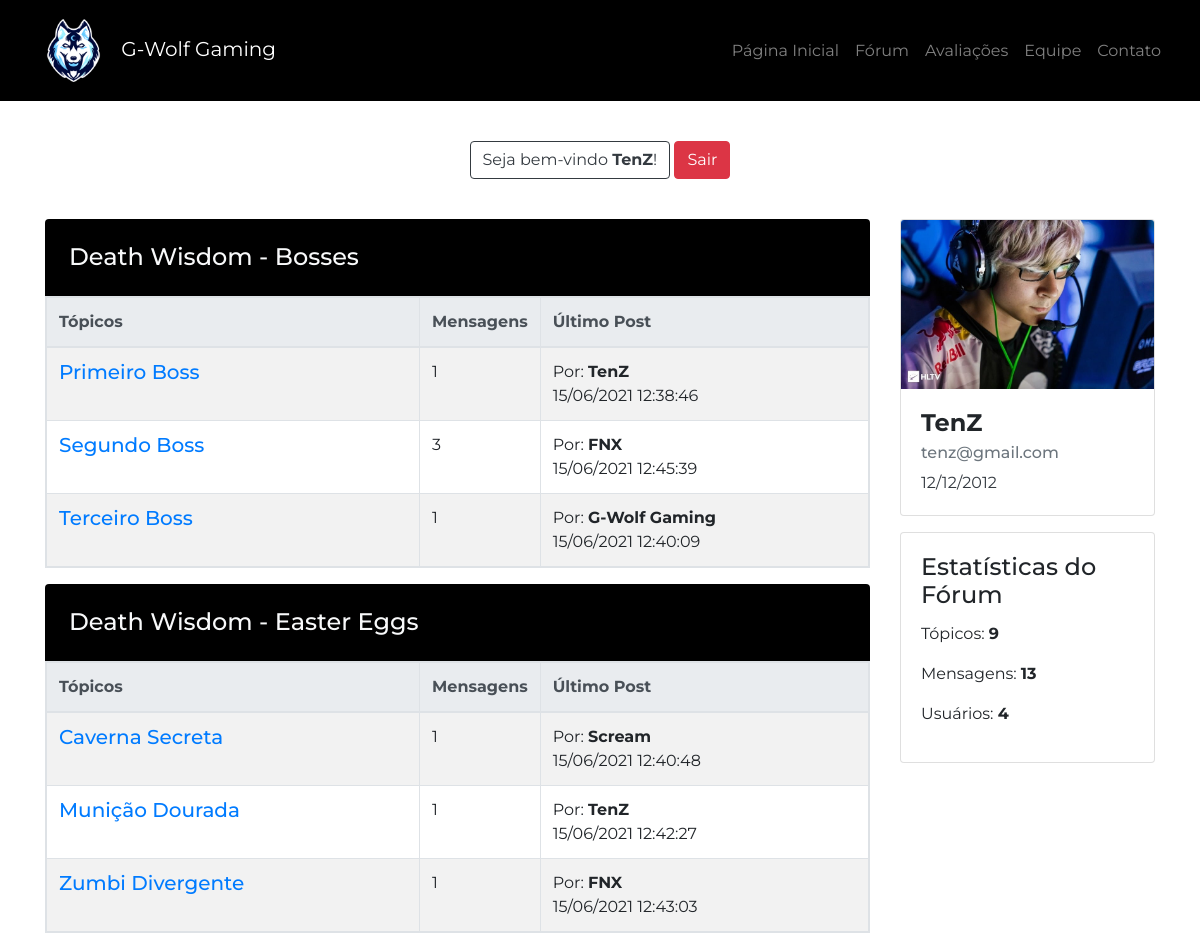
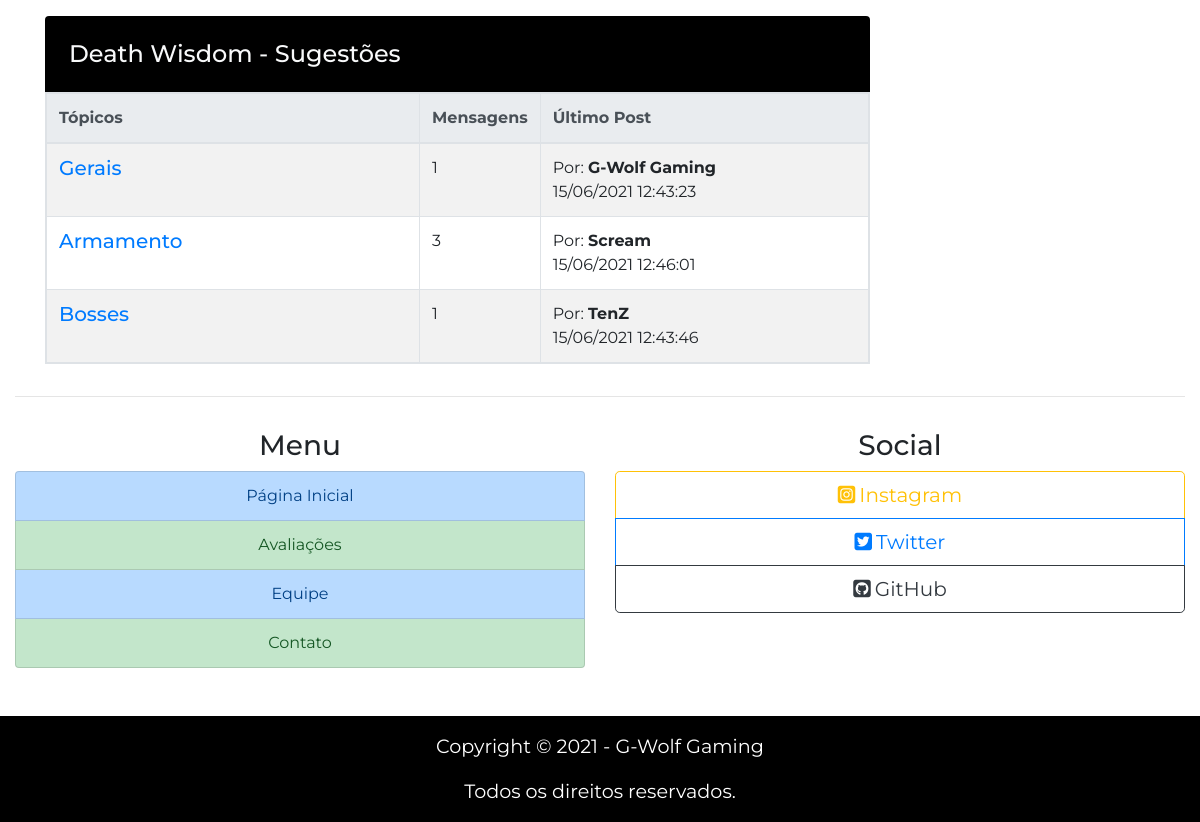
The page /forum.php (signed in) on the database as committed earlier (2 pictures, top to bottom).
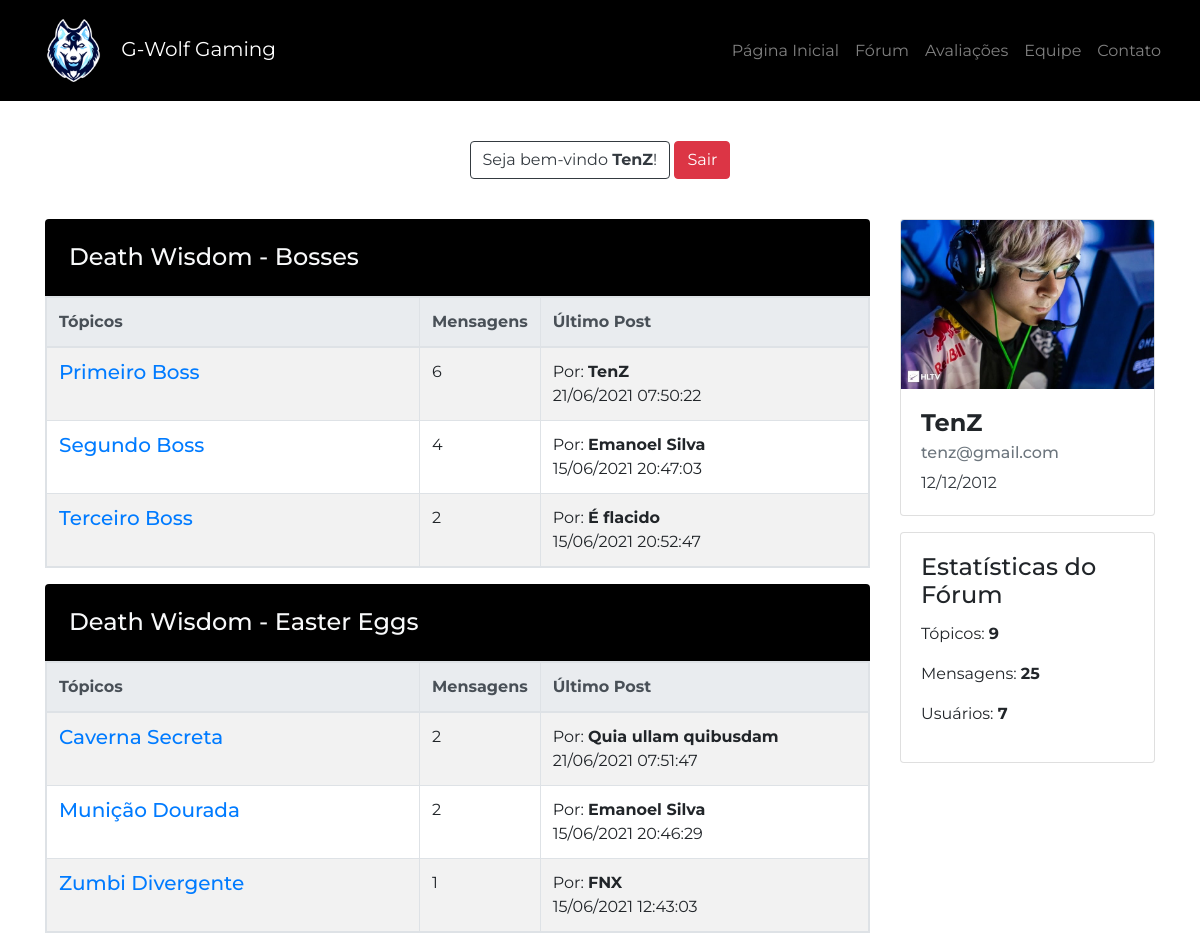
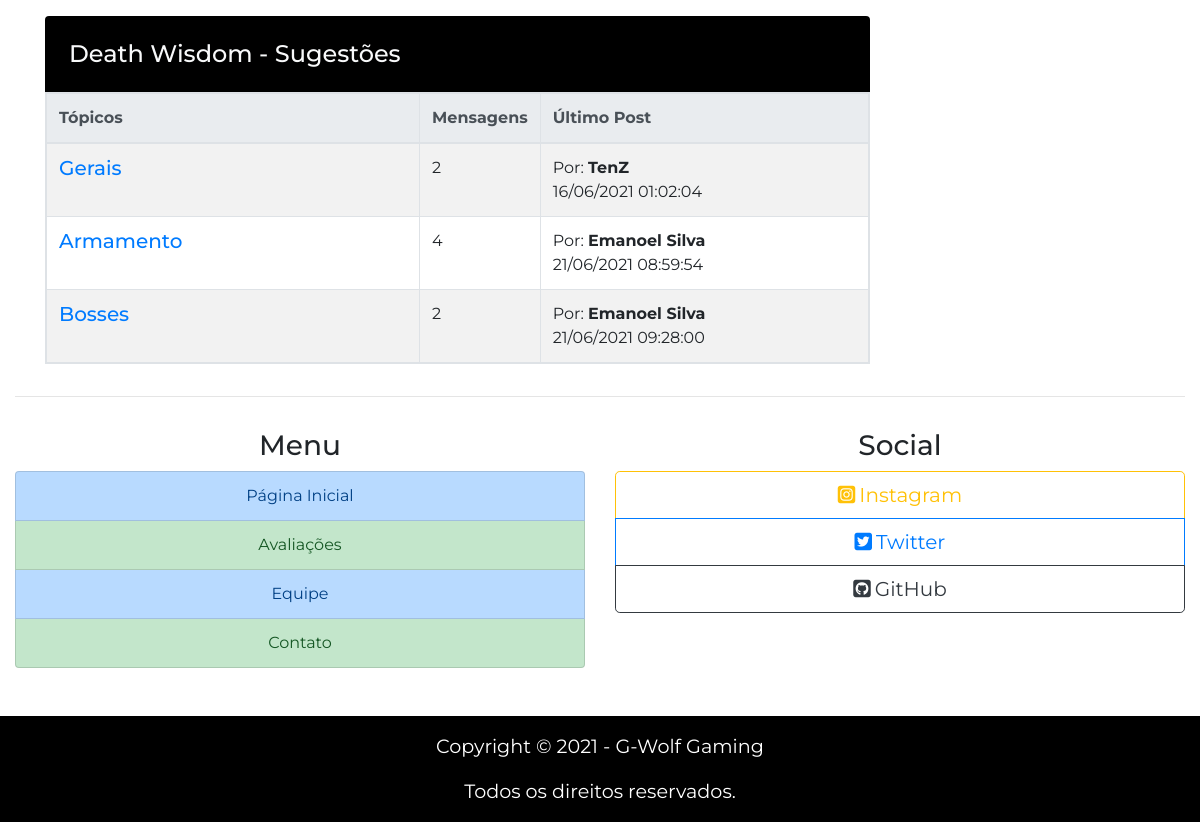
The same page on the database as committed later (2 pictures, top to bottom).
### tables this page shows
CREATE TABLE IF NOT EXISTS `mensagens_topico` (
  `id_msg` int(11) NOT NULL AUTO_INCREMENT,
  `conteudo_msg` varchar(3000) NOT NULL,
  `autor_msg` varchar(255) NOT NULL,
  `img_autor_msg` varchar(40) NOT NULL,
  `data_msg` datetime NOT NULL,
  `topico_msg` varchar(255) NOT NULL,
  PRIMARY KEY (`id_msg`)
);

### php/contagem.php (called while the page is built, shortened)
<?php
include_once("./php/conexao.php");
$sql_usuarios = "SELECT * FROM usuarios";
$resultado_usuarios = mysqli_query($connect, $sql_usuarios);
$total_usuarios = mysqli_num_rows($resultado_usuarios);
$sql_total_msg = "SELECT * FROM mensagens_topico";
$resultado_total_msg = mysqli_query($connect, $sql_total_msg);
$total_msg_forum = mysqli_num_rows($resultado_total_msg);
$sql_last_pb = "SELECT * FROM mensagens_topico WHERE topico_msg = 'Primeiro Boss' ORDER BY id_msg DESC LIMIT 0, 1";
$resultado_last_pb = mysqli_query($connect, $sql_last_pb);
$last_pb = mysqli_fetch_assoc($resultado_last_pb);
$sql_last_sb = "SELECT * FROM mensagens_topico WHERE topico_msg = 'Segundo Boss' ORDER BY id_msg DESC LIMIT 0, 1";
$resultado_last_sb = mysqli_query($connect, $sql_last_sb);
$last_sb = mysqli_fetch_assoc($resultado_last_sb);
$sql_last_tb = "SELECT * FROM mensagens_topico WHERE topico_msg = 'Terceiro Boss' ORDER BY id_msg DESC LIMIT 0, 1";
$resultado_last_tb = mysqli_query($connect, $sql_last_tb);
$last_tb = mysqli_fetch_assoc($resultado_last_tb);
$sql_last_cs = "SELECT * FROM mensagens_topico WHERE topico_msg = 'Caverna Secreta' ORDER BY id_msg DESC LIMIT 0, 1";
$resultado_last_cs = mysqli_query($connect, $sql_last_cs);
$last_cs = mysqli_fetch_assoc($resultado_last_cs);
$sql_last_md = "SELECT * FROM mensagens_topico WHERE topico_msg = 'Munição Dourada' ORDER BY id_msg DESC LIMIT 0, 1";
$resultado_last_md = mysqli_query($connect, $sql_last_md);
$last_md = mysqli_fetch_assoc($resultado_last_md);
$sql_last_g = "SELECT * FROM mensagens_topico WHERE topico_msg = 'Gerais' ORDER BY id_msg DESC LIMIT 0, 1";
$resultado_last_g = mysqli_query($connect, $sql_last_g);
$last_g = mysqli_fetch_assoc($resultado_last_g);
$sql_last_a = "SELECT * FROM mensagens_topico WHERE topico_msg = 'Armamento' ORDER BY id_msg DESC LIMIT 0, 1";
$resultado_last_a = mysqli_query($connect, $sql_last_a);
$last_a = mysqli_fetch_assoc($resultado_last_a);
$sql_last_b = "SELECT * FROM mensagens_topico WHERE topico_msg = 'Bosses' ORDER BY id_msg DESC LIMIT 0, 1";
$resultado_last_b = mysqli_query($connect, $sql_last_b);
$last_b = mysqli_fetch_assoc($resultado_last_b);

### forum.php (the view, shortened to what the changed rows need)
<?php
include_once("./php/contagem.php");
?>
<!DOCTYPE html>
<html lang="pt-br">
<head>
    <link rel="stylesheet" href="https://stackpath.bootstrapcdn.com/bootstrap/4.5.0/css/bootstrap.min.css">
    <link rel="stylesheet" href="./css/global.css">
    <link rel="stylesheet" href="./css/homeforum.css">
</head>
<body>
    <main>
        <div class="container mt-2">
            <div class="row">
                <div class="col-12 col-lg-9 col-xl-9">
                    <h2 class="h4 categoria mb-0 p-4 rounded-top text-light">Death Wisdom - Bosses</h2>
                    <table class="table table-striped table-bordered table-responsive">
                        <thead class="thead-light">
                            <tr>
                                <th class="topics-col" scope="col">Tópicos</th>
                                <th scope="col">Mensagens</th>
                                <th class="lastpost-col" scope="col">Último Post</th>
                            </tr>
                        </thead>
                        <tbody>
                            <tr>
                                <td>
                                    <div>
                                    <?php
                                        $sql_firstb = "SELECT * FROM mensagens_topico WHERE topico_msg = 'Primeiro Boss'";
                                        $resultado_firstb = mysqli_query($connect, $sql_firstb);
                                        $total_msg_firstb = mysqli_num_rows($resultado_firstb);
                                        echo $total_msg_firstb;
                                    ?>
                                    </div>
                                </td>
                                <td>
                                    <div>
                                        Por: <b><?php echo $last_pb['autor_msg']; ?></b>
                                    </div>
                                    <div>
                                        <?php $data_pb = $last_pb['data_msg']; echo date('d/m/Y H:i:s', strtotime($data_pb)); ?>
                                    </div>
                                </td>
                            </tr>
                            <tr>
                                <td>
                                    <div>
                                    <?php
                                        $sql_secondb = "SELECT * FROM mensagens_topico WHERE topico_msg = 'Segundo Boss'";
                                        $resultado_secondb = mysqli_query($connect, $sql_secondb);
                                        $total_msg_secondb = mysqli_num_rows($resultado_secondb);
                                        echo $total_msg_secondb;
                                    ?>
                                    </div>
                                </td>
                                <td>
                                    <div>
                                        Por: <b><?php echo $last_sb['autor_msg'];?></b>
                                    </div>
                                    <div>
                                        <?php $data_sb = $last_sb['data_msg']; echo date('d/m/Y H:i:s', strtotime($data_sb)); ?>
                                    </div>
                                </td>
                            </tr>
                            <tr>
                                <td>
                                    <div>
                                    <?php
                                        $sql_thirdb = "SELECT * FROM mensagens_topico WHERE topico_msg = 'Terceiro Boss'";
                                        $resultado_thirdb = mysqli_query($connect, $sql_thirdb);
                                        $total_msg_thirdb = mysqli_num_rows($resultado_thirdb);
                                        echo $total_msg_thirdb;
                                    ?>
                                    </div>
                                </td>
                                <td>
                                    <div>
                                        Por: <b><?php echo $last_tb['autor_msg'];?></b>
                                    </div>
                                    <div>
                                        <?php $data_tb = $last_tb['data_msg']; echo date('d/m/Y H:i:s', strtotime($data_tb)); ?>
                                    </div>
                                </td>
                            </tr>
                        </tbody>
                    </table>
                    <h2 class="h4 categoria mb-0 p-4 rounded-top text-light">Death Wisdom - Easter Eggs</h2>
                    <table class="table table-striped table-bordered table-responsive">
                        <thead class="thead-light">
                            <tr>
                                <th class="topics-col" scope="col">Tópicos</th>
                                <th scope="col">Mensagens</th>
                                <th class="lastpost-col" scope="col">Último Post</th>
                            </tr>
                        </thead>
                        <tbody>
                            <tr>
                                <td>
                                    <div>
                                    <?php
                                        $sql_caverna = "SELECT * FROM mensagens_topico WHERE topico_msg = 'Caverna Secreta'";
                                        $resultado_caverna = mysqli_query($connect, $sql_caverna);
                                        $total_msg_caverna = mysqli_num_rows($resultado_caverna);
                                        echo $total_msg_caverna;
                                    ?>
                                    </div>
                                </td>
                                <td>
                                    <div>
                                        Por: <b><?php echo $last_cs['autor_msg'];?></b>
                                    </div>
                                    <div>
                                        <?php $data_cs = $last_cs['data_msg']; echo date('d/m/Y H:i:s', strtotime($data_cs)); ?>
                                    </div>
                                </td>
                            </tr>
                            <tr>
                                <td>
                                    <div>
                                    <?php
                                        $sql_municao = "SELECT * FROM mensagens_topico WHERE topico_msg = 'Munição Dourada'";
                                        $resultado_municao = mysqli_query($connect, $sql_municao);
                                        $total_msg_municao = mysqli_num_rows($resultado_municao);
                                        echo $total_msg_municao;
                                    ?>
                                    </div>
                                </td>
                                <td>
                                    <div>
                                        Por: <b><?php echo $last_md['autor_msg'];?></b>
                                    </div>
                                    <div>
                                        <?php $data_md = $last_md['data_msg']; echo date('d/m/Y H:i:s', strtotime($data_md)); ?>
                                    </div>
                                </td>
                            </tr>
                        </tbody>
                    </table>
                    <h2 class="h4 categoria mb-0 p-4 rounded-top text-light">Death Wisdom - Sugestões</h2>
                    <table class="table table-striped table-bordered table-responsive">
                        <thead class="thead-light">
                            <tr>
                                <th class="topics-col" scope="col">Tópicos</th>
                                <th scope="col">Mensagens</th>
                                <th class="lastpost-col" scope="col">Último Post</th>
                            </tr>
                        </thead>
                        <tbody>
                            <tr>
                                <td>
                                    <div>
                                    <?php
                                        $sql_gerais = "SELECT * FROM mensagens_topico WHERE topico_msg = 'Gerais'";
                                        $resultado_gerais = mysqli_query($connect, $sql_gerais);
                                        $total_msg_gerais = mysqli_num_rows($resultado_gerais);
                                        echo $total_msg_gerais;
                                    ?>
                                    </div>
                                </td>
                                <td>
                                    <div>
                                        Por: <b><?php echo $last_g['autor_msg'];?></b>
                                    </div>
                                    <div>
                                        <?php $data_g = $last_g['data_msg']; echo date('d/m/Y H:i:s', strtotime($data_g)); ?>
                                    </div>
                                </td>
                            </tr>
                            <tr>
                                <td>
                                    <div>
                                    <?php
                                        $sql_armamento = "SELECT * FROM mensagens_topico WHERE topico_msg = 'Armamento'";
                                        $resultado_armamento = mysqli_query($connect, $sql_armamento);
                                        $total_msg_armamento = mysqli_num_rows($resultado_armamento);
                                        echo $total_msg_armamento;
                                    ?>
                                    </div>
                                </td>
                                <td>
                                    <div>
                                        Por: <b><?php echo $last_a['autor_msg'];?></b>
                                    </div>
                                    <div>
                                        <?php $data_a = $last_a['data_msg']; echo date('d/m/Y H:i:s', strtotime($data_a)); ?>
                                    </div>
                                </td>
                            </tr>
                            <tr>
                                <td>
                                    <div>
                                    <?php
                                        $sql_bosses = "SELECT * FROM mensagens_topico WHERE topico_msg = 'Bosses'";
                                        $resultado_bosses = mysqli_query($connect, $sql_bosses);
                                        $total_msg_bosses = mysqli_num_rows($resultado_bosses);
                                        echo $total_msg_bosses;
                                    ?>
                                    </div>
                                </td>
                                <td>
                                    <div>
                                        Por: <b><?php echo $last_b['autor_msg'];?></b>
                                    </div>
                                    <div>
                                        <?php $data_b = $last_b['data_msg']; echo date('d/m/Y H:i:s', strtotime($data_b)); ?>
                                    </div>
                                </td>
                            </tr>
                        </tbody>
                    </table>
                </div>
                <div class="col-12 col-lg-3 col-xl-3">
                    <aside>
                        <div class="row">
                            <div class="col-12 col-sm-6 col-lg-12 col-xl-12">
                                <div class="card mb-3 mb-sm-3 mb-xl-3">
                                    <div class="card-body">
                                        <h2 class="h4 card-title">Estatísticas do Fórum</h1>
                                        <p>Tópicos: <b>9</b></p>
                                        <p>Mensagens: <b><?php echo $total_msg_forum; ?></b></p>
                                        <p>Usuários: <b><?php echo $total_usuarios; ?></b></p>
                                    </div>
                                </div>
                            </div>
                        </div>
                    </aside>
                </div>
            </div>
        </div>
    </main>
</body>
</html>

Rows that differ between the two databases and show on the page:
no longer on this page (row unchanged): mensagens_topico: autor_msg "TenZ", data_msg "15/06/2021 12:38:46"
no longer on this page (row unchanged): mensagens_topico: autor_msg "FNX", data_msg "15/06/2021 12:45:39"
no longer on this page (row unchanged): mensagens_topico: autor_msg "G-Wolf Gaming", data_msg "15/06/2021 12:40:09"
no longer on this page (row unchanged): mensagens_topico: autor_msg "Scream", data_msg "15/06/2021 12:40:48"
no longer on this page (row unchanged): mensagens_topico: autor_msg "TenZ", data_msg "15/06/2021 12:42:27"
no longer on this page (row unchanged): mensagens_topico: autor_msg "G-Wolf Gaming", data_msg "15/06/2021 12:43:23"
no longer on this page (row unchanged): mensagens_topico: autor_msg "Scream", data_msg "15/06/2021 12:46:01"
no longer on this page (row unchanged): mensagens_topico: autor_msg "TenZ", data_msg "15/06/2021 12:43:46"
added mensagens_topico: autor_msg "TenZ", data_msg "21/06/2021 07:50:22"
added mensagens_topico: autor_msg "Emanoel Silva", data_msg "15/06/2021 20:47:03"
added mensagens_topico: autor_msg "É flacido", data_msg "15/06/2021 20:52:47"
added mensagens_topico: autor_msg "Quia ullam quibusdam", data_msg "21/06/2021 07:51:47"
added mensagens_topico: autor_msg "Emanoel Silva", data_msg "15/06/2021 20:46:29"
added mensagens_topico: autor_msg "TenZ", data_msg "16/06/2021 01:02:04"
added mensagens_topico: autor_msg "Emanoel Silva", data_msg "21/06/2021 08:59:54"
added mensagens_topico: autor_msg "Emanoel Silva", data_msg "21/06/2021 09:28:00"
Other text that changed with them:
$total_msg_firstb: "1" → "6"
$total_msg_secondb: "3" → "4"
$total_msg_thirdb: "1" → "2"
$total_msg_caverna: "1" → "2"
$total_msg_municao: "1" → "2"
$total_msg_gerais: "1" → "2"
$total_msg_armamento: "3" → "4"
$total_msg_bosses: "1" → "2"
$total_msg_forum: "13" → "25"
$total_usuarios: "4" → "7"
